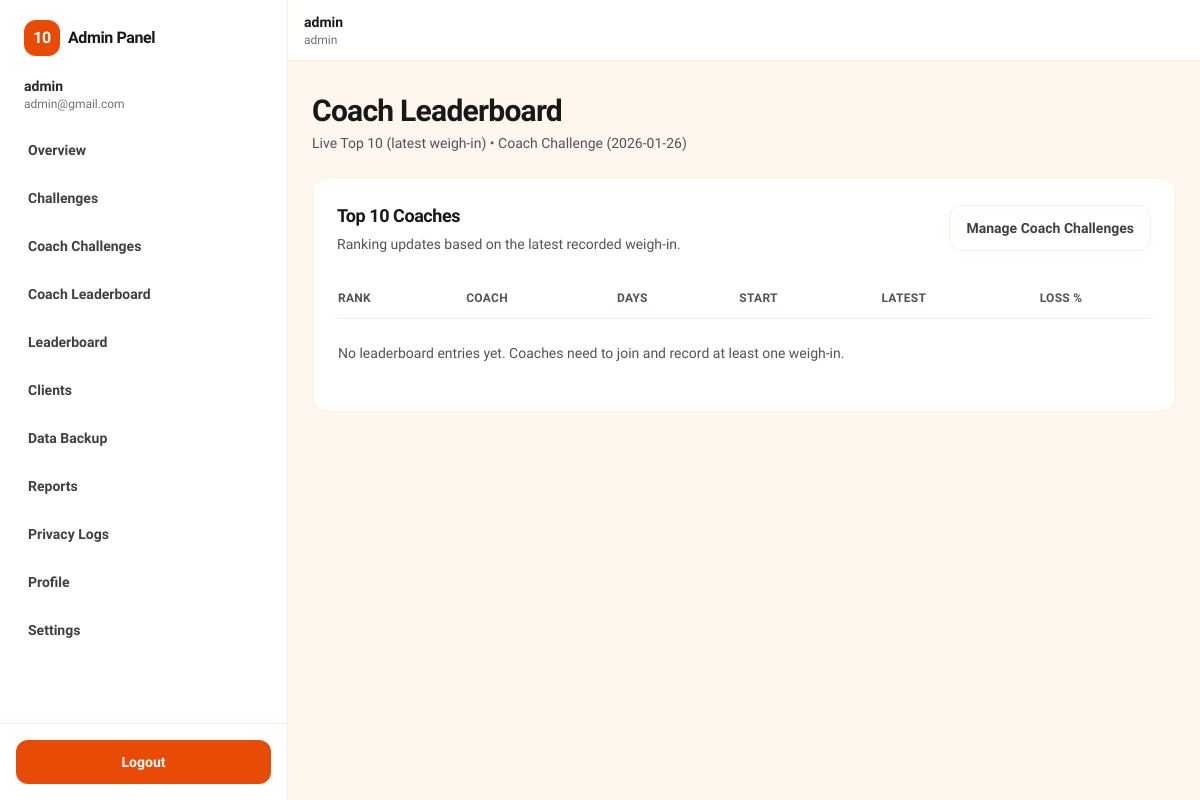
The page /admin/coach_leaderboard.php (signed in) on the database its author committed.
### tables this page shows
CREATE TABLE IF NOT EXISTS users (
  id INT UNSIGNED NOT NULL AUTO_INCREMENT,
  name VARCHAR(100) NOT NULL,
  email VARCHAR(190) NOT NULL,
  role ENUM('coach','admin') NOT NULL,
  password_hash VARCHAR(255) NOT NULL,
  is_active TINYINT(1) NOT NULL DEFAULT 1,
  created_at TIMESTAMP NOT NULL DEFAULT CURRENT_TIMESTAMP,
  updated_at TIMESTAMP NOT NULL DEFAULT CURRENT_TIMESTAMP ON UPDATE CURRENT_TIMESTAMP,
  PRIMARY KEY (id),
  UNIQUE KEY uniq_users_email (email)
);

CREATE TABLE IF NOT EXISTS coach_challenges (
  id INT UNSIGNED NOT NULL AUTO_INCREMENT,
  name VARCHAR(100) NOT NULL,
  start_date DATE NOT NULL,
  duration_days TINYINT UNSIGNED NOT NULL DEFAULT 10,
  status ENUM('active','completed') NOT NULL DEFAULT 'active',
  created_at TIMESTAMP NOT NULL DEFAULT CURRENT_TIMESTAMP,
  updated_at TIMESTAMP NOT NULL DEFAULT CURRENT_TIMESTAMP ON UPDATE CURRENT_TIMESTAMP,
  PRIMARY KEY (id),
  KEY idx_coach_challenges_status_start (status, start_date)
);

### app/helpers.php (called while the page is built, shortened)
<?php
function app_config($key, $default = null)
{
    $config = isset($GLOBALS['app_config']) ? $GLOBALS['app_config'] : [];
    $segments = explode('.', (string) $key);
    $value = $config;
    foreach ($segments as $segment) {
        $value = $value[$segment];
    }
    return $value;
}
function url($path = '')
{
    $base = rtrim((string) app_config('app.base_url', ''), '/');
    $path = '/' . ltrim((string) $path, '/');
    return $base . $path;
}
function h($value)
{
    return htmlspecialchars((string) $value, ENT_QUOTES, 'UTF-8');
}

### app/db.php (called while the page is built)
<?php
function db()
{
    static $pdo;
    if ($pdo instanceof PDO) {
        return $pdo;
    }
    $host = (string) app_config('db.host');
    $port = (int) app_config('db.port');
    $database = (string) app_config('db.database');
    $username = (string) app_config('db.username');
    $password = (string) app_config('db.password');
    $charset = (string) app_config('db.charset', 'utf8mb4');
    $dsn = 'mysql:host=' . $host . ';port=' . $port . ';dbname=' . $database . ';charset=' . $charset;
    $pdo = new PDO($dsn, $username, $password, [
        PDO::ATTR_ERRMODE => PDO::ERRMODE_EXCEPTION,
        PDO::ATTR_DEFAULT_FETCH_MODE => PDO::FETCH_ASSOC,
    ]);
    return $pdo;
}
function db_has_column($table, $column)
{
    try {
        $database = (string) app_config('db.database');
        $stmt = db()->prepare('SELECT COUNT(*) AS c FROM information_schema.COLUMNS WHERE TABLE_SCHEMA = ? AND TABLE_NAME = ? AND COLUMN_NAME = ?');
        $stmt->execute([$database, (string) $table, (string) $column]);
        $row = $stmt->fetch();
        return $row ? ((int) $row['c'] > 0) : false;
    } catch (Throwable $e) {
        return false;
    }
}

### app/auth.php (called while the page is built, shortened)
<?php
function auth_user()
{
    $select = 'SELECT id, name, email, role' . (db_has_column('users', 'is_active') ? ', is_active' : '') . ' FROM users WHERE id = ? LIMIT 1';
    $stmt = db()->prepare($select);
    $stmt->execute([$_SESSION['user_id']]);
    $user = $stmt->fetch();
    return $user ?: null;
}

### admin/coach_leaderboard.php (the view, shortened to what this page needs)
<?php
function get_active_coach_challenge()
{
    $row = null;
    try {
        $stmt = db()->query("SELECT * FROM coach_challenges WHERE status = 'active' ORDER BY start_date DESC, id DESC LIMIT 1");
        $row = $stmt->fetch();
    } catch (Throwable $e) {
        $row = null;
    }
    return $row;
}
$challenge = get_active_coach_challenge();
$rows = [];
if ($challenge) {
    try {
        $sql = "
            SELECT
                u.id AS coach_id,
                u.name AS coach_name,
                p.start_weight_lbs,
                latest.latest_weight,
                latest.days_completed,
                latest.has_day10,
                ((p.start_weight_lbs - latest.latest_weight) / p.start_weight_lbs) * 100 AS loss_pct
            FROM coach_challenge_participants p
            JOIN users u ON u.id = p.coach_user_id
            JOIN (
                SELECT
                    coach_user_id,
                    COUNT(*) AS days_completed,
                    MAX(CASE WHEN day_number = 10 THEN 1 ELSE 0 END) AS has_day10,
                    SUBSTRING_INDEX(GROUP_CONCAT(weight_lbs ORDER BY day_number DESC), ',', 1) AS latest_weight
                FROM coach_checkins
                WHERE coach_challenge_id = ?
                GROUP BY coach_user_id
            ) latest ON latest.coach_user_id = p.coach_user_id
            WHERE p.coach_challenge_id = ?
            ORDER BY latest.has_day10 DESC, latest.days_completed DESC, loss_pct DESC
            LIMIT 10
        ";
        $stmt = db()->prepare($sql);
        $stmt->execute([(int) $challenge['id'], (int) $challenge['id']]);
        $rows = $stmt->fetchAll();
    } catch (Throwable $e) {
        $rows = [];
    }
}
require __DIR__ . '/../partials/layout_top.php';
require __DIR__ . '/../partials/nav.php';
?>
<main class="mx-auto max-w-4xl px-4 py-8">
    <div class="mb-6">
        <h1 class="text-3xl font-extrabold tracking-tight">Coach Leaderboard</h1>
        <?php if ($challenge): ?>
            <p class="mt-1 text-sm text-zinc-600">Live Top 10 (latest weigh-in) • <?= h((string) $challenge['name']) ?></p>
        <?php else: ?>
            <p class="mt-1 text-sm text-zinc-600">No active coach challenge.</p>
        <?php endif; ?>
    </div>
    <div class="rounded-2xl border border-orange-100 bg-white p-6">
        <div class="flex items-center justify-between gap-3">
            <div>
                <div class="text-lg font-extrabold tracking-tight">Top 10 Coaches</div>
                <div class="mt-1 text-sm text-zinc-600">Ranking updates based on the latest recorded weigh-in.</div>
            </div>
            <a href="<?= h(url('/admin/coach_challenges.php')) ?>" class="rounded-xl border border-orange-100 bg-white px-4 py-3 text-sm font-extrabold text-zinc-700 hover:bg-orange-50">Manage Coach Challenges</a>
        </div>
        <div class="mt-6 overflow-x-auto">
            <table class="min-w-full text-left text-sm">
                <thead>
                    <tr class="border-b border-orange-100 text-xs font-extrabold uppercase tracking-wide text-zinc-600">
                        <th class="py-3 pr-4">Rank</th>
                        <th class="py-3 pr-4">Coach</th>
                        <th class="py-3 pr-4">Days</th>
                        <th class="py-3 pr-4">Start</th>
                        <th class="py-3 pr-4">Latest</th>
                        <th class="py-3 pr-0">Loss %</th>
                    </tr>
                </thead>
                <tbody>
                    <?php if (!$challenge): ?>
                        <tr>
                            <td colspan="6" class="py-6 text-zinc-600">Create or activate a coach challenge to see the leaderboard.</td>
                        </tr>
                    <?php elseif (!$rows): ?>
                        <tr>
                            <td colspan="6" class="py-6 text-zinc-600">No leaderboard entries yet. Coaches need to join and record at least one weigh-in.</td>
                        </tr>
                    <?php endif; ?>
                </tbody>
            </table>
        </div>
    </div>
</main>
<?php require __DIR__ . '/../partials/layout_bottom.php'; ?>

### partials/nav.php (shortened to what this page needs)
<?php
$user = auth_user();
$role = $user ? $user['role'] : null;
$nav = [];
if ($role === 'admin') {
    $nav = [
        ['Overview', url('/admin/overview.php')],
        ['Challenges', url('/admin/challenges.php')],
        ['Coach Challenges', url('/admin/coach_challenges.php')],
        ['Coach Leaderboard', url('/admin/coach_leaderboard.php')],
        ['Leaderboard', url('/admin/leaderboard.php')],
        ['Clients', url('/admin/clients.php')],
        ['Data Backup', url('/admin/backup.php')],
        ['Reports', url('/admin/reports.php')],
        ['Privacy Logs', url('/admin/privacy_logs.php')],
        ['Profile', url('/admin/profile.php')],
        ['Settings', url('/admin/settings.php')],
    ];
}
?>
<?php if ($role === 'admin' && $user): ?>
    <div class="min-h-screen bg-orange-50">
        <div class="flex min-h-screen">
            <aside class="sticky top-0 hidden h-screen w-72 shrink-0 overflow-y-auto border-r border-orange-100 bg-white lg:flex lg:flex-col">
                <div class="flex items-center gap-2 px-6 py-5">
                    <a href="<?= h(url('/index.php')) ?>" class="flex items-center gap-2 font-extrabold tracking-tight">
                        <span class="inline-flex h-9 w-9 items-center justify-center rounded-xl bg-molten text-white">10</span>
                        <span>Admin Panel</span>
                    </a>
                </div>
                <div class="px-6 pb-4">
                    <div class="text-sm font-semibold text-zinc-800"><?= h($user['name']) ?></div>
                    <div class="text-xs text-zinc-500"><?= h($user['email']) ?></div>
                </div>
                <nav class="flex-1 px-3 pb-6">
                    <?php foreach ($nav as $item): ?>
                        <a href="<?= h($item[1]) ?>" class="mb-1 block rounded-xl px-4 py-3 text-sm font-semibold text-zinc-700 hover:bg-orange-50 hover:text-molten">
                            <?= h($item[0]) ?>
                        </a>
                    <?php endforeach; ?>
                </nav>
                <div class="border-t border-orange-100 p-4">
                    <a href="<?= h(url('/auth/logout.php')) ?>" class="block rounded-xl bg-molten px-4 py-3 text-center text-sm font-extrabold text-white hover:bg-pumpkin">Logout</a>
                </div>
            </aside>
            <div class="flex min-w-0 flex-1 flex-col">
                <header class="sticky top-0 z-50 border-b border-orange-100 bg-white/90 backdrop-blur">
                    <div class="mx-auto flex max-w-6xl items-center justify-between gap-4 px-4 py-3">
                        <div class="flex items-center gap-3">
                            <div class="hidden sm:flex flex-col leading-tight">
                                <span class="text-sm font-semibold"><?= h($user['name']) ?></span>
                                <span class="text-xs text-zinc-500"><?= h($user['role']) ?></span>
                            </div>
                        </div>
                    </div>
                </header>
                <div class="flex-1">
<?php endif; ?>

### rows shown on the page
users: name "admin", email "admin@gmail.com", role "admin"
coach_challenges: name "Coach Challenge (2026-01-26)"

### other values the page prints
$item[0] "Overview"
$item[0] "Challenges"
$item[0] "Coach Challenges"
$item[0] "Coach Leaderboard"
$item[0] "Leaderboard"
$item[0] "Clients"
$item[0] "Data Backup"
$item[0] "Reports"
$item[0] "Privacy Logs"
$item[0] "Profile"
$item[0] "Settings"
